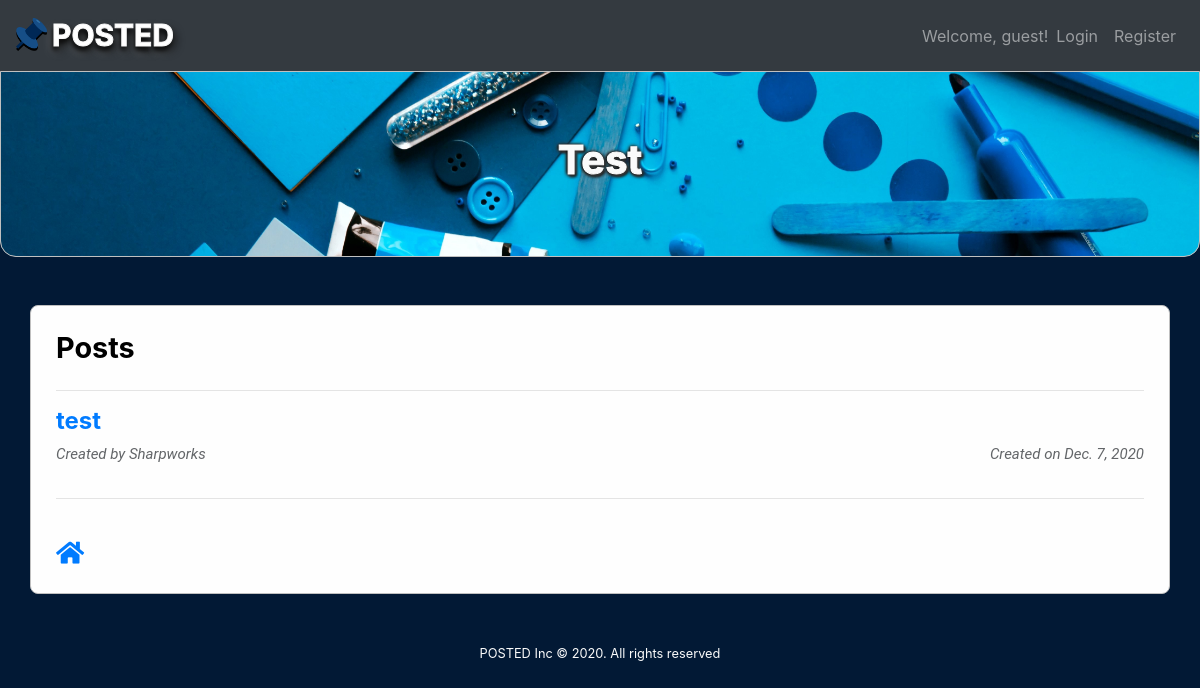
Screenshot of /thread/1 with the database file from the repository.
### final/models.py (models this page shows, shortened)
class Thread(models.Model):
    title = models.CharField(max_length=100)
    description = models.TextField(max_length=300)
    created_date = models.DateTimeField(auto_now_add=True)
    last_modified_date = models.DateTimeField(auto_now=True)

class Post(models.Model):
    thread = models.ForeignKey(Thread, to_field='id', on_delete=models.CASCADE)
    user = models.ForeignKey(User, to_field='id', on_delete=models.CASCADE)
    title = models.CharField(max_length=100)
    created_date = models.DateTimeField(auto_now_add=True)
    last_modified_date = models.DateTimeField(auto_now=True)
    body = models.TextField(max_length=10000)
    class Meta:
        unique_together = ('user', 'title')

### final/views.py (the view)
# urls.py: path('thread/<int:id>', views.view_thread, name="thread"),
def view_thread(request, id):
    thread = Thread.objects.get(id=id)
    posts = Post.objects.filter(thread_id=id)
    context = {'thread': thread, 'posts': posts}
    return render(request, 'final/view-thread.html', context)

### templates/final/view-thread.html (shortened to what this page needs)
{% extends 'final/base.html' %}
{% block jumbotron %}
    <h1 class="display-5 jumbo-label">{{ thread.title }}</h1>
{% endblock %}
{% block body %}
    <div class="row">
        <div class="col-6">
            <h1 class="header">Posts</h1>
        </div>
    </div>
    {% if posts|length > 0 %}
       {% for post in posts %}
            <hr>
            <div class="row">
                <div class="col-12">
                    <a href="{% url 'post' post.id %}">
                        <h1 class="titles">{{ post.title }}</h1>
                    </a>
                </div>
            </div>
            <div class="row">
                <div class="col-6">
                    <p class="details text-left">Created by {{ post.user.username }}</p>
                </div>
                <div class="col-6">
                    <p class="details text-right">Created on {{ post.created_date.date }}</p>
                </div>
            </div>
            <hr>
        {% endfor %}
    {% else %}
        <hr>
        <h4 class="text-center">No posts yet!</h4>
        <p class="text-center">This thread has no posts to show yet! You can be the first to post something!</p>
        <hr>
    {% endif %}
    <a href="{% url 'index' %}"><i class="home fas fa-home"></i></a>
{% endblock %}

### static/css/styles.css (style rules this page uses)
body { background-color: #021935; }
.jumbo-label { text-align: center; color: #fafafa; font-size: 40px; font-weight: bold; -webkit-text-stroke: 1px #fefefe; text-shadow: -1px 0px 3px black, -1px 0px 4px black, -1px 0px 4px gray, 1px 1px 4px gray, 1px 2px 4px black, 2px 2px 3px black, 2px 2px 3px black; }
.header { font-weight: bold; text-align: start; color: black; font-size: 1.8em; }
.titles { font-weight: bold; text-align: start; font-size: 1.5em; }
.details { opacity: .7; font-style: italic; font-size: 15px; }
p { font-family: Roboto, sans-serif; }
.home { font-size: 25px; padding-top: 25px; }

### rows the page displays
Thread: title "Test"
Post: title "test", user.username "Sharpworks", created_date "Dec. 7, 2020"
